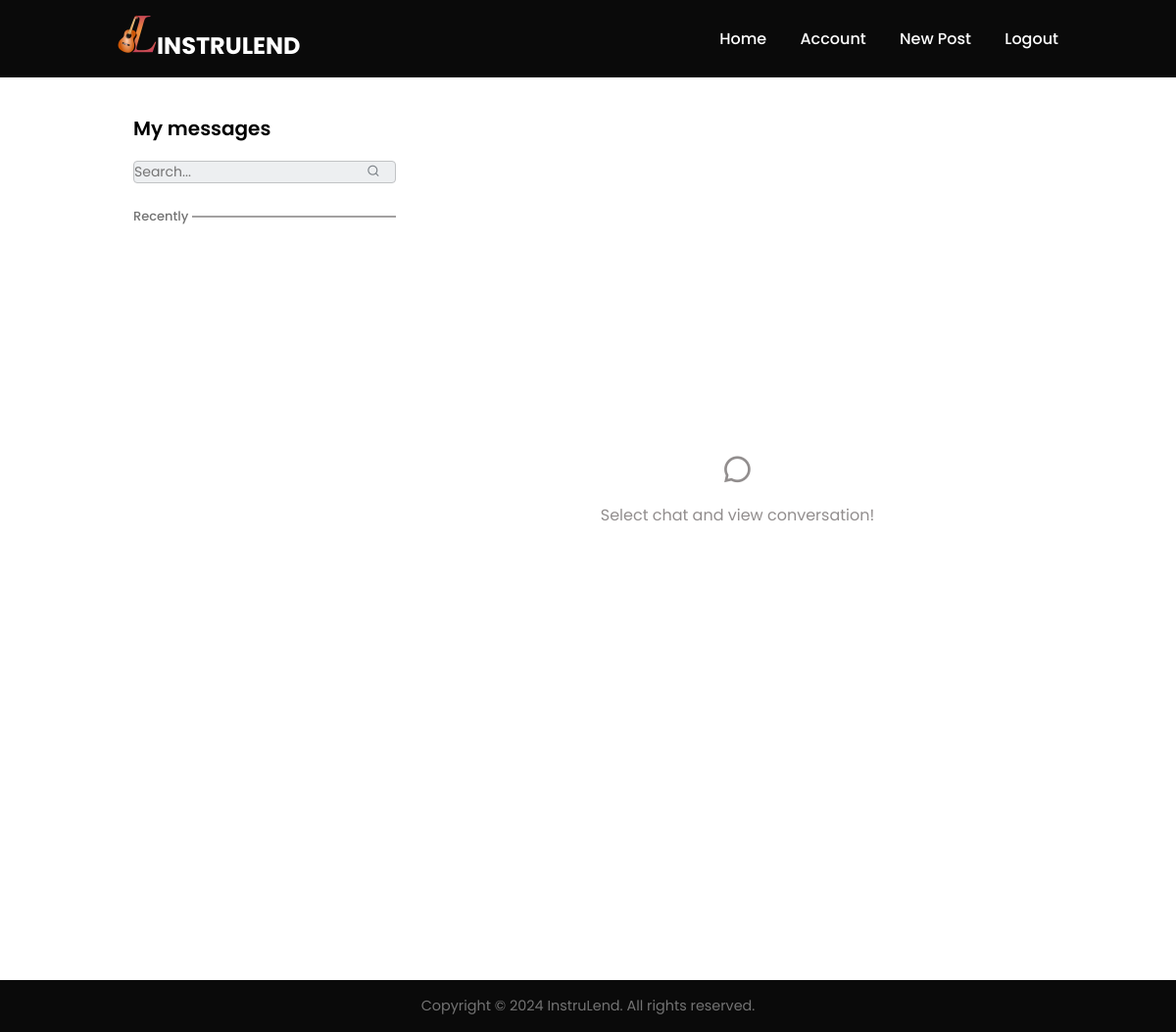
Page /chats (signed in) on the earlier database version.
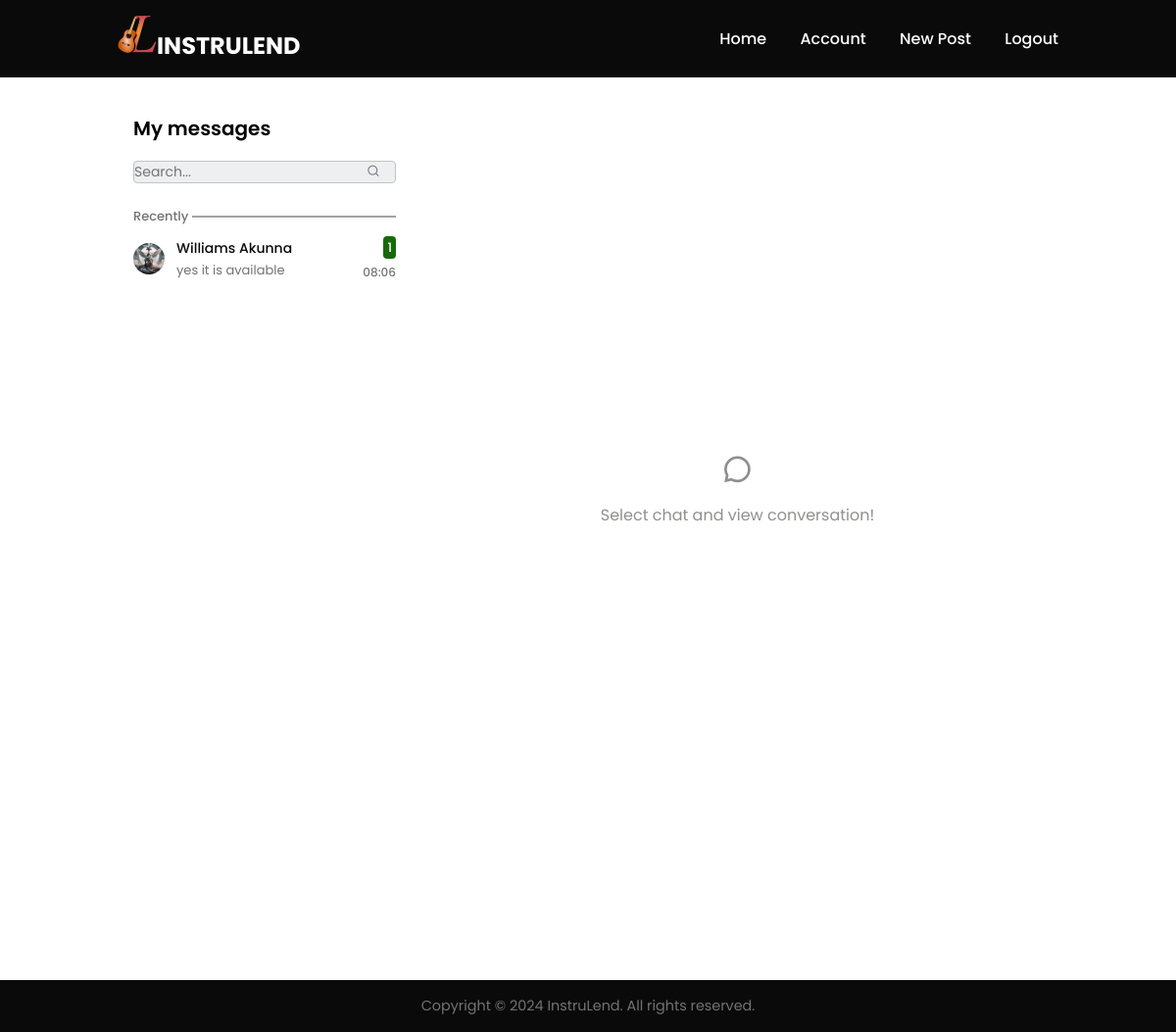
Same page on the later database version.
### app/models.py (models this page shows, shortened)
class Chat(db.Model):
    id = db.Column(db.String(64), primary_key=True)
    user1_id = db.Column(db.Integer, db.ForeignKey('user.id'), nullable=False)
    user2_id = db.Column(db.Integer, db.ForeignKey('user.id'), nullable=False)
    messages = db.relationship('Message', backref='chat', lazy=True)

class User(db.Model, UserMixin):
    id = db.Column(db.Integer, primary_key=True)
    first_name = db.Column(db.String(100), nullable=False)
    last_name = db.Column(db.String(100), nullable=False)
    email = db.Column(db.String(255), unique=True, nullable=False)
    phone_number = db.Column(db.String(15), unique=True, nullable=False)
    city = db.Column(db.String(50))
    country = db.Column(db.String(10), nullable=False, default='Nigeria')
    password = db.Column(db.String(60), nullable=False)
    verification_number = db.Column(db.String(25), unique=True)
    verified_user = db.Column(db.Boolean, nullable=False, default=False)
    created_at = db.Column(db.DateTime, nullable=False, default=datetime.utcnow)
    image_file = db.Column(db.String(50), nullable=False, default='default.jpg')
    posts = db.relationship('Post', backref='author', lazy=True)
    reviewer = db.relationship('Review', foreign_keys='Review.user_id', backref='author1', lazy=True)
    reviewed = db.relationship('Review', foreign_keys='Review.author_id', backref='author2', lazy=True)
    rented = db.relationship('Agreement', backref='author4', lazy=True)
    expirence = db.relationship('Expirence', backref='author6', lazy=True)
    chats_user1 = db.relationship('Chat', backref='user1', foreign_keys='Chat.user1_id', lazy=True)
    chats_user2 = db.relationship('Chat', backref='user2', foreign_keys='Chat.user2_id', lazy=True)
    message = db.relationship('Message', backref='author7', lazy=True)

class Message(db.Model):
    id = db.Column(db.Integer, primary_key=True)
    chat_id = db.Column(db.String(64), db.ForeignKey('chat.id'), nullable=False)
    user_id = db.Column(db.Integer, db.ForeignKey('user.id'), nullable=False)
    content = db.Column(db.Text)
    timestamp = db.Column(db.DateTime)

### app/chats/routes.py (the view)
@messages.route('/chats', methods=['GET', 'POST'])
@login_required
def chats():
    chats = Chat.query.filter(or_(Chat.user1_id == current_user.id, Chat.user2_id == current_user.id)).all()
    chat_messages = {}
    for chat in chats:
        messages = Message.query.filter_by(chat_id=chat.id).all()
        chat_messages[chat.id] = messages
    current_datetime = datetime.now()
    timedelta_class = timedelta
    current_user_id = current_user.id
    return render_template('message.html', chats=chats, chat_messages=chat_messages, current_datetime=current_datetime, timedelta_class=timedelta_class, current_user_id=current_user_id)

### app/models.py (called while the page is built)
@login_manager.user_loader
def load_user(user_id):
    return User.query.get(int(user_id))

### app/templates/message.html (shortened to what this page needs)
{% extends 'base.html' %}
{% block content %}
<div class="chat-section">
    <div class="chat-container">
        <div class="chat-content">
            <div class="content-sidebar">
                <div class="content-sidebar-title">My messages</div>
                <form action="" class="content-sidebar-form">
                    <input type="search" class="content-sidebar-input" placeholder="Search...">
                    <button class="content-sidebar-submit"><i class="ri-search-line"></i></button>
                </form>
                <div class="content-messages">
                    <ul class="content-messages-list">
                        <li class="content-message-title"><span>Recently</span></li>
                        {% for chat in chats %}
                            {% if chat.user1_id == current_user.id %}
                                {% set other_user = chat.user2 %}
                            {% else %}
                                {% set other_user = chat.user1 %}
                            {% endif %}
                            <li>
                                <a href="#" data-conversation="#conversation--{{ chat.id }}">
                                    <img class="content-message-image" src="{{ url_for('static', filename='images/profile_pic/' + other_user.image_file) }}">
                                    <span class="content-message-info">
                                        <span class="content-message-name">{{ other_user.first_name }} {{ other_user.last_name }}</span>
                                        <span class="content-message-text">
                                            {% if chat_messages[chat.id] %}
                                                {{ chat_messages[chat.id][-1].content }}
                                            {% else %}
                                                No messages yet
                                            {% endif %}
                                        </span>
                                    </span>
                                    <span class="content-message-more">
                                        <span class="content-message-unread">1</span>
                                        {% if chat_messages[chat.id] %}
                                            <span class="content-message-time">{{ chat_messages[chat.id][-1].timestamp.strftime('%H:%M') }}</span>
                                        {% endif %}
                                    </span>
                                </a>
                            </li>
                        {% endfor %}
                    </ul>
                </div>
            </div>
            <div class="conversation conversation-default active">
                <i class="ri-chat-3-line"></i>
                <p>Select chat and view conversation!</p>
            </div>
        </div>
    </div>
</div>
{% endblock %}

Differences in the rows shown:
added Chat: image_file (placeholder picture)
now on this page (row edited): User: first_name "Williams", last_name "Akunna"
added Message: content "yes it is available", timestamp "08:06"
